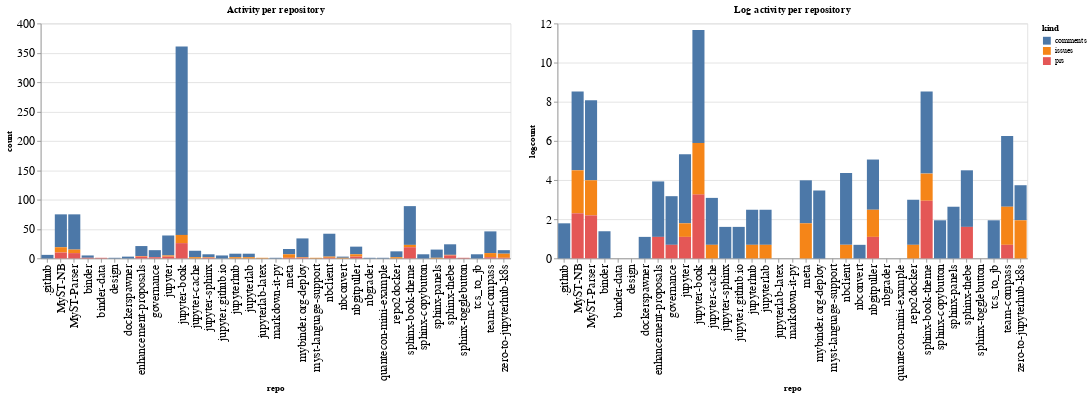

Notebook cell for this chart:
### Code cell
ch1 = alt.Chart(repo_summaries, width=600, title="Activity per repository").mark_bar().encode(
    x='repo',
    y='count',
    color='kind',
    tooltip="kind"
)

ch2 = alt.Chart(repo_summaries, width=600, title="Log activity per repository").mark_bar().encode(
    x='repo',
    y='logcount',
    color='kind',
    tooltip="kind"
)

ch1 | ch2

### Figure 1 — Vega-Lite specification as saved in the notebook (floating-point values rounded to 4 significant figures)
{"config": {"axisLeft": {"labelFontSize": 15}, "axisBottom": {"labelFontSize": 15}}, "hconcat": [{"mark": "bar", "encoding": {"color": {"type": "nominal", "field": "kind"}, "tooltip": {"type": "nominal", "field": "kind"}, "x": {"type": "nominal", "field": "repo"}, "y": {"type": "quantitative", "field": "count"}}, "title": "Activity per repository", "width": 600}, {"mark": "bar", "encoding": {"color": {"type": "nominal", "field": "kind"}, "tooltip": {"type": "nominal", "field": "kind"}, "x": {"type": "nominal", "field": "repo"}, "y": {"type": "quantitative", "field": "logcount"}}, "title": "Log activity per repository", "width": 600}], "data": {"name": "data-d2192eb2d9cf8a9eaef5e9028c478531"}, "$schema": "https://vega.github.io/schema/vega-lite/v4.8.1.json", "datasets": {"data-d2192eb2d9cf8a9eaef5e9028c478531": [{"repo": ".github", "kind": "comments", "count": 6, "logcount": 1.792}, {"repo": "MyST-NB", "kind": "comments", "count": 56, "logcount": 4.025}, {"repo": "MyST-NB", "kind": "issues", "count": 9, "logcount": 2.197}, {"repo": "MyST-NB", "kind": "prs", "count": 10, "logcount": 2.303}, {"repo": "MyST-Parser", "kind": "comments", "count": 60, "logcount": 4.094}, {"repo": "MyST-Parser", "kind": "issues", "count": 6, "logcount": 1.792}, {"repo": "MyST-Parser", "kind": "prs", "count": 9, "logcount": 2.197}, {"repo": "binder", "kind": "comments", "count": 4, "logcount": 1.386}, {"repo": "binder", "kind": "prs", "count": 1, "logcount": 0.0}, {"repo": "binder-data", "kind": "prs", "count": 1, "logcount": 0.0}, {"repo": "design", "kind": "comments", "count": 1, "logcount": 0.0}, {"repo": "dockerspawner", "kind": "comments", "count": 3, "logcount": 1.099}, {"repo": "enhancement-proposals", "kind": "comments", "count": 17, "logcount": 2.833}, {"repo": "enhancement-proposals", "kind": "issues", "count": 1, "logcount": 0.0}, {"repo": "enhancement-proposals", "kind": "prs", "count": 3, "logcount": 1.099}, {"repo": "governance", "kind": "comments", "count": 12, "logcount": 2.485}, {"repo": "governance", "kind": "prs", "count": 2, "logcount": 0.6931}, {"repo": "jupyter", "kind": "comments", "count": 34, "logcount": 3.526}, {"repo": "jupyter", "kind": "issues", "count": 2, "logcount": 0.6931}, {"repo": "jupyter", "kind": "prs", "count": 3, "logcount": 1.099}, {"repo": "jupyter-book", "kind": "comments", "count": 321, "logcount": 5.771}, {"repo": "jupyter-book", "kind": "issues", "count": 14, "logcount": 2.639}, {"repo": "jupyter-book", "kind": "prs", "count": 26, "logcount": 3.258}, {"repo": "jupyter-cache", "kind": "comments", "count": 11, "logcount": 2.398}, {"repo": "jupyter-cache", "kind": "issues", "count": 2, "logcount": 0.6931}, {"repo": "jupyter-sphinx", "kind": "comments", "count": 5, "logcount": 1.609}, {"repo": "jupyter-sphinx", "kind": "issues", "count": 1, "logcount": 0.0}, {"repo": "jupyter-sphinx", "kind": "prs", "count": 1, "logcount": 0.0}, {"repo": "jupyter.github.io", "kind": "comments", "count": 5, "logcount": 1.609}, {"repo": "jupyterhub", "kind": "comments", "count": 6, "logcount": 1.792}, {"repo": "jupyterhub", "kind": "issues", "count": 2, "logcount": 0.6931}, {"repo": "jupyterlab", "kind": "comments", "count": 6, "logcount": 1.792}, {"repo": "jupyterlab", "kind": "issues", "count": 2, "logcount": 0.6931}, {"repo": "jupyterlab-latex", "kind": "issues", "count": 1, "logcount": 0.0}, {"repo": "markdown-it-py", "kind": "comments", "count": 1, "logcount": 0.0}, {"repo": "meta", "kind": "comments", "count": 9, "logcount": 2.197}, {"repo": "meta", "kind": "issues", "count": 6, "logcount": 1.792}, {"repo": "meta", "kind": "prs", "count": 1, "logcount": 0.0}, {"repo": "mybinder.org-deploy", "kind": "comments", "count": 32, "logcount": 3.466}, {"repo": "mybinder.org-deploy", "kind": "issues", "count": 1, "logcount": 0.0}, {"repo": "mybinder.org-deploy", "kind": "prs", "count": 1, "logcount": 0.0}, {"repo": "myst-language-support", "kind": "issues", "count": 1, "logcount": 0.0}, {"repo": "nbclient", "kind": "comments", "count": 39, "logcount": 3.664}, {"repo": "nbclient", "kind": "issues", "count": 2, "logcount": 0.6931}, {"repo": "nbclient", "kind": "prs", "count": 1, "logcount": 0.0}, {"repo": "nbconvert", "kind": "comments", "count": 2, "logcount": 0.6931}, {"repo": "nbconvert", "kind": "issues", "count": 1, "logcount": 0.0}, {"repo": "nbgitpuller", "kind": "comments", "count": 13, "logcount": 2.565}, {"repo": "nbgitpuller", "kind": "issues", "count": 4, "logcount": 1.386}, {"repo": "nbgitpuller", "kind": "prs", "count": 3, "logcount": 1.099}, {"repo": "nbgrader", "kind": "comments", "count": 1, "logcount": 0.0}, {"repo": "quantecon-mini-example", "kind": "comments", "count": 1, "logcount": 0.0}, {"repo": "repo2docker", "kind": "comments", "count": 10, "logcount": 2.303}, {"repo": "repo2docker", "kind": "issues", "count": 2, "logcount": 0.6931}, {"repo": "sphinx-book-theme", "kind": "comments", "count": 66, "logcount": 4.19}, {"repo": "sphinx-book-theme", "kind": "issues", "count": 4, "logcount": 1.386}, {"repo": "sphinx-book-theme", "kind": "prs", "count": 19, "logcount": 2.944}, {"repo": "sphinx-copybutton", "kind": "comments", "count": 7, "logcount": 1.946}, {"repo": "sphinx-panels", "kind": "comments", "count": 14, "logcount": 2.639}, {"repo": "sphinx-panels", "kind": "issues", "count": 1, "logcount": 0.0}, {"repo": "sphinx-thebe", "kind": "comments", "count": 18, "logcount": 2.89}, {"repo": "sphinx-thebe", "kind": "issues", "count": 1, "logcount": 0.0}, {"repo": "sphinx-thebe", "kind": "prs", "count": 5, "logcount": 1.609}, {"repo": "sphinx-togglebutton", "kind": "prs", "count": 1, "logcount": 0.0}, {"repo": "tcs_to_jb", "kind": "comments", "count": 7, "logcount": 1.946}, {"repo": "team-compass", "kind": "comments", "count": 37, "logcount": 3.611}, {"repo": "team-compass", "kind": "issues", "count": 7, "logcount": 1.946}, {"repo": "team-compass", "kind": "prs", "count": 2, "logcount": 0.6931}, {"repo": "zero-to-jupyterhub-k8s", "kind": "comments", "count": 6, "logcount": 1.792}, {"repo": "zero-to-jupyterhub-k8s", "kind": "issues", "count": 7, "logcount": 1.946}, {"repo": "zero-to-jupyterhub-k8s", "kind": "prs", "count": 1, "logcount": 0.0}]}}
